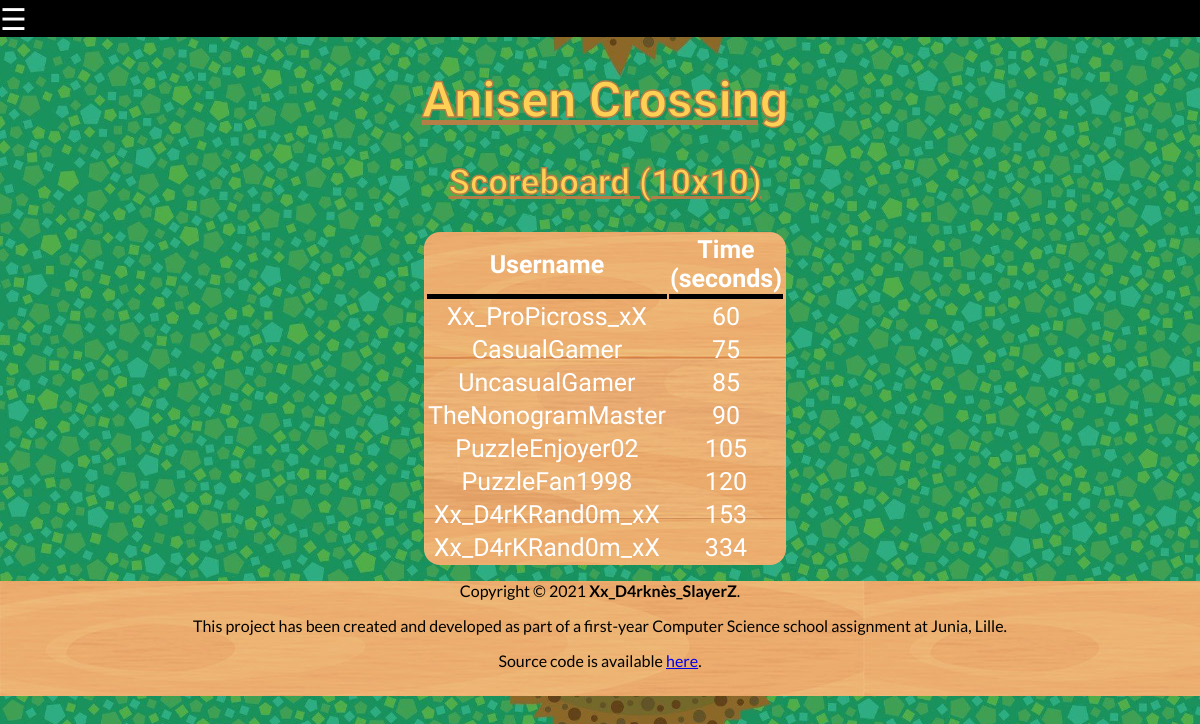
/?page=scoreboard, run on the app's committed database.
### tables this page shows
CREATE TABLE `grid` (
  `dimension` tinyint(4) NOT NULL,
  `legendL` text NOT NULL,
  `legendC` text NOT NULL,
  `solution` text NOT NULL
);

CREATE TABLE `scoreboard10a` (
  `id` int(11) NOT NULL AUTO_INCREMENT,
  `nom` varchar(20) NOT NULL,
  `temps` smallint(6) NOT NULL,
  PRIMARY KEY (`id`)
);

### app/game.php (called while the page is built, shortened)
<?php
$req = $bdd->prepare('SELECT dimension, legendC, legendL, solution FROM grid');
$req->execute();
$data = $req->fetchAll();
foreach($data as $datarow) {
  $dimension = $datarow['dimension'];
}
?>

### app/scoreboard.php (called while the page is built, shortened)
<?php
    require "game.php";
    switch($dimension){
    case "10":
        $req = $bdd->prepare('SELECT nom, temps FROM scoreboard10a ORDER BY temps');
        break;
    }
$req->execute();
$data = $req->fetchAll();
?>

### views/scoreboard.php (the view)
<?php require "./app/scoreboard.php"; ?>
<div id="scoreboard">
  <h1>Anisen Crossing</h1>
  <?php echo '<h2 class="titreAC">Scoreboard ('.$dimension.'x'.$dimension.')</h2>'; ?>
  <table id="score">
    <tr>
			<th>Username</th>
			<th>Time <br>(seconds)</th>
		</tr>
    <?php foreach($data as $datarow) {
			echo '<tr>';
			echo '<td>'.$datarow["nom"].'</td>';
			echo '<td>'.$datarow["temps"].'</td>';
			echo '</tr>';
    } ?>
	</table>
</div>

### index.php (shortened to what this page needs)
<!DOCTYPE html>
<html lang="en">
  <head>
    <link rel="stylesheet" href="assets/css/styles.css">
  </head>
  <body>
    <?php include "includes/header.php"; ?>
    <main>
      <?php include "app/page.php"; ?>
    </main>
    <?php include "includes/footer.php"; ?>
  </body>
</html>

### includes/header.php (shortened to what this page needs)
<header>
  <span style="font-size:30px;cursor:pointer" onclick="openNav()">&#9776;</span>
</header>

### app/page.php (shortened to what this page needs)
<?php
	if(isset($_GET["page"])) {
		switch($_GET["page"]) {
			case "scoreboard":
		include("views/scoreboard.php");
			  break;
		}
	} else {
		include("views/home.php");
	}
?>

### includes/footer.php
<footer>
  <p>Copyright &copy; 2021 <b>Xx_D4rknès_SlayerZ</b>.</p>
  <p>This project has been created and developed as part of a first-year Computer Science school assignment at Junia, Lille.</p>
  <p>Source code is available <a href="https://github.com/inspwastaken/picross-web" target="_blank">here</a>.</p>
</footer>

### assets/css/styles.css (style rules this page uses)
body { margin: 0; width: 100%; font-family: "Lato", sans-serif; background-image: url("../img/header.jpg"); background-size: cover; }
header { background-color: black; }
header span { color: white; }
main { padding-left: 10px; font-family: "Sanchez", serif; }
main h1 { text-decoration: underline; text-align: center; font-size: 50px; color: #fed054; -webkit-text-stroke: 1.5px #b37f46; }
h2 { text-align: center; color: white; }
.titreAC { text-decoration: underline; text-align: center; font-size: 35px; color: #fed054; -webkit-text-stroke: 1.5px #b37f46; }
table { display: flex; justify-content: center; }
#score { font-size: 25px; color: white; text-align: center; background-image: url("../img/footer.jpg"); margin-left: auto; margin-right: auto; border-radius: 1rem; width: 30.5%; }
#score th { border-bottom: 5px solid black; }
footer { text-align: center; border: black; background-image: url("../img/footer.jpg"); padding-bottom: 10px; }

### data on the page
grid: dimension "10"
scoreboard10a: nom "Xx_ProPicross_xX", temps "60"
scoreboard10a: nom "CasualGamer", temps "75"
scoreboard10a: nom "UncasualGamer", temps "85"
scoreboard10a: nom "TheNonogramMaster", temps "90"
scoreboard10a: nom "PuzzleEnjoyer02", temps "105"
scoreboard10a: nom "PuzzleFan1998", temps "120"
scoreboard10a: nom "Xx_D4rKRand0m_xX", temps "153"
scoreboard10a: nom "Xx_D4rKRand0m_xX", temps "334"
